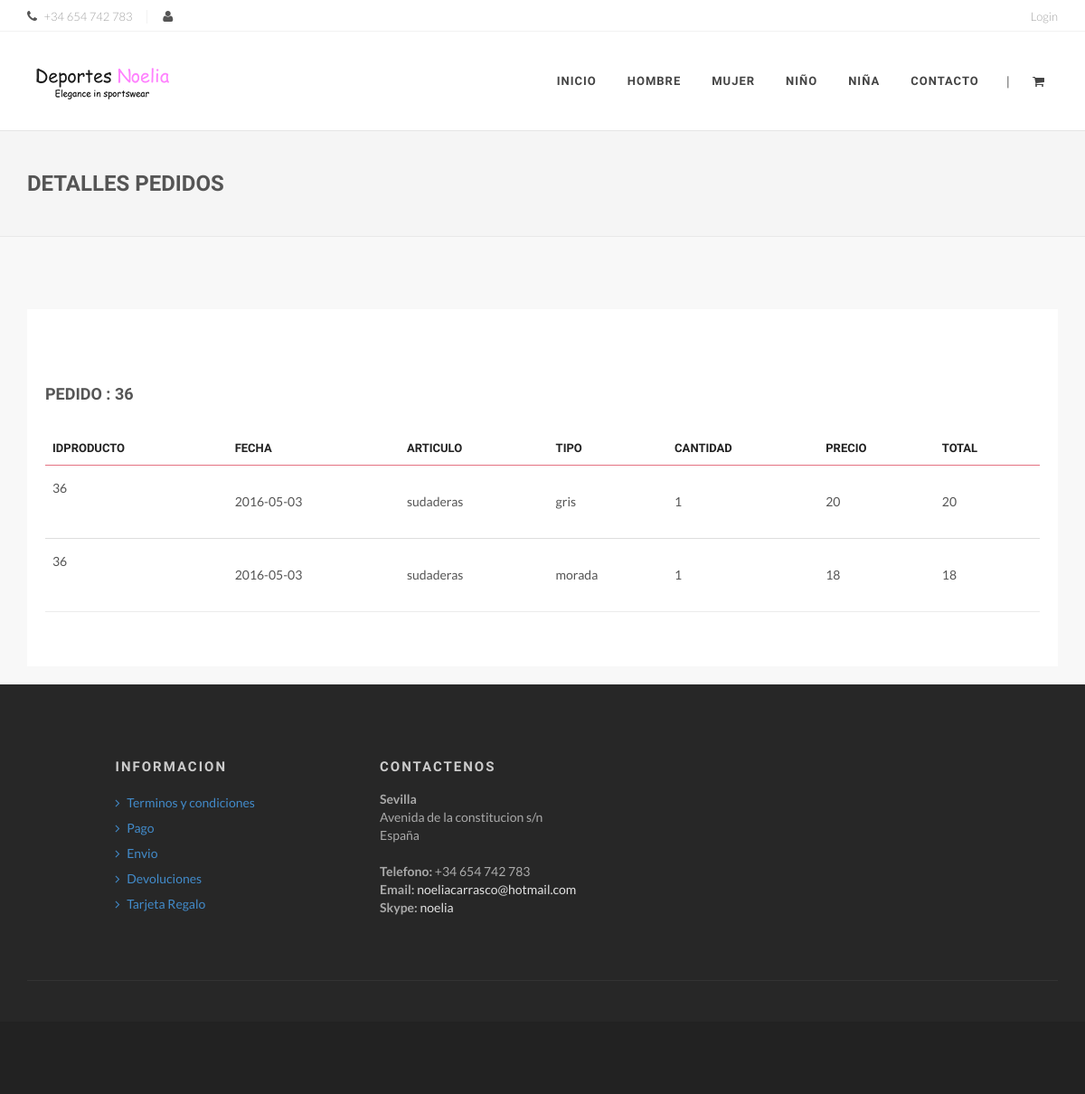
/Administrardetallespedidos.php?i=36, run on the app's committed database.
### tables this page shows
CREATE TABLE `detallespedido` (
  `IDPRODUCTO` int(11) NOT NULL,
  `IDPEDIDO` int(11) NOT NULL,
  `CANTIDAD` int(11) NOT NULL,
  `IMPORTE` double NOT NULL
);

CREATE TABLE `pedidos` (
  `IDPEDIDO` int(11) NOT NULL,
  `FECHA_ALTA` date NOT NULL,
  `IDUSUARIO` int(11) NOT NULL
);

CREATE TABLE `categorias` (
  `IDCATEGORIA` int(11) NOT NULL,
  `NOMBRE` varchar(25) NOT NULL
);

CREATE TABLE `productos` (
  `IDPRODUCTO` int(11) NOT NULL,
  `NOMBRE` varchar(25) NOT NULL,
  `PRECIO` decimal(6,2) NOT NULL,
  `STOCK` int(11) NOT NULL,
  `FOTO` varchar(25) NOT NULL,
  `IDCATEGORIA` int(11) NOT NULL,
  `DESCRIPCION` varchar(25) NOT NULL
);

### Administrardetallespedidos.php (the view, shortened to what this page needs)
<?PHP
include_once("./db_configuration.php");
    if(isset($_REQUEST['i'])){
        $idpedido = intval($_REQUEST['i']);
    }else{
        $idpedido = 0;
    }
		$connection = new mysqli($db_host, $db_user, $db_password, "deportes");
        $query = "SELECT p.IDPEDIDO AS Pedido, p.FECHA_ALTA AS Enviado, c.NOMBRE AS Articulo, pr.NOMBRE AS Tipo, dp.CANTIDAD AS Cantidad, dp.IMPORTE         AS PRECIO, (dp.CANTIDAD * dp.IMPORTE) AS Total FROM detallespedido dp, categorias c, pedidos p, productos pr WHERE c.IDCATEGORIA =                   pr.IDCATEGORIA AND p.IDPEDIDO = ".$idpedido." AND p.IDPEDIDO = dp.IDPEDIDO AND dp.IDPRODUCTO = pr.IDPRODUCTO";
		$detallespedidos=$connection->query($query);
        $detallepedido=null;
        $lista_detalles=[];
        do{
            if($detallepedido != null){
                array_push($lista_detalles, $detallepedido);
            }
        }while($detallepedido=$detallespedidos->fetch_object());
?>
<!DOCTYPE html>
<html>
<head>
    <link rel="stylesheet" href="assets/css/bootstrap.css" type="text/css" />
    <link rel="stylesheet" href="assets/css/font-awesome.min.css" type="text/css" />
    <link rel="stylesheet" href="assets/css/animate.css" type="text/css" />
    <link rel="stylesheet" href="assets/js/vendor/flexslider/flexslider.css" type="text/css" />
    <link rel="stylesheet" href="assets/js/vendor/magnific/magnific-popup.css" type="text/css" />
    <link rel="stylesheet" href="assets/js/vendor/owl/assets/owl.carousel.css" type="text/css" />
    <link rel="stylesheet" href="assets/js/vendor/bootstrap-select/css/bootstrap-select.min.css" type="text/css" />
    <link rel="stylesheet" href="assets/js/vendor/range-slider/css/styles.css" type="text/css" />
    <link rel="stylesheet" href="assets/js/vendor/touchspin/jquery.bootstrap-touchspin.css" type="text/css" />
    <link rel="stylesheet" href="assets/js/vendor/starrr/starrr.css" type="text/css" />
    <link rel="stylesheet" type="text/css" href="assets/js/vendor/rs-plugin/css/settings.css" media="screen" />
    <link rel="stylesheet" href="assets/js/vendor/animsition/css/animsition.min.css">
    <link rel="stylesheet" href="assets/css/style.css" type="text/css" />
</head>
<body>
    <div id="wrapper" class="clearfix animsition">
       <nav id="add-navbar">
            <div class="container clearfix">
                <ul class="pull-right">
					<?PHP
						if(!isset($_SESSION['IDUSUARIO'])){
					?>
                    <li><a href="login.php">Login</a></li>
					<?PHP
						}else{
					?>
                    <li><a href="disconnect.php">Logout</a></li>
					<?PHP
						}
					?>
                </ul>
                <ul class="divided">
                    <li><i class="fa fa-phone mr-5"></i> <span>+34 654 742 783</span></li>                    <li><i class="fa fa-user mr-5"></i> <span><?= $_SESSION['IDUSUARIO'] ?></span></li>
                </ul>
            </div>
        </nav>
        <header id="header" class="dark">
            <div id="header-wrap">
                <div class="container clearfix">
                    <div id="branding">
                        <a href="index.php" class="brand-normal"><img src="assets/images/logo-dark.png" alt="Minovate"></a>
                    </div>
					<nav id="main-navbar">
                       <ul>
                            <li><a href="index.php">Inicio</a></li>
                            <li><a href="#">Hombre</a>
                            </li>
                            <li><a href="#">Mujer</a>
                            </li>
                            <li><a href="#">Niño</a>
                            </li>
                            <li><a href="#">Niña</a>
                            </li>
                            <li><a href="contact.php">Contacto</a>
                            </li>
                        </ul>
                       <div id="shopping-cart">
                            <a href="#" id="shopping-cart-trigger"><i class="fa fa-shopping-cart"></i></a>
                        </div>
                        <div id="search-toggle"> <span class="divider">|</span></div>
                    </nav>
                </div>
            </div>
        </header>
         <section id="breadcrumbs" class="breadcrumbs">
            <div class="container clearfix">
                <h1>Detalles pedidos</h1>
        </section>
        <section id="content">
            <div class="content-wrap">
                <div class="container clearfix">
                    <div class="row">
                        <div class="col-md-12">
                            <div class="checkout">
                                <div class="row">
                                    <div class="col-md-12">
                                        <div class="row">
                                            <div class="col-md-4">
                                                <h4 class="mt-40">PEDIDO    : <?PHP echo $idpedido; ?> </h4>
                                            </div>
                                        </div>
                                        <div class="row">
                                            <div class="col-md-12">
                                                <div class="table-responsive">
                                                    <table class="table myTable">
                                                        <thead>
                                                            <tr>
                                                                <th>IDPRODUCTO</th>
                                                                <th>FECHA</th>
                                                                <th>ARTICULO</th>
                                                                <th>TIPO</th>
                                                                <th>CANTIDAD</th>
                                                                <th>PRECIO</th>
                                                                <th>TOTAL</th>
                                                            </tr>
                                                        </thead>
                                                        <tbody>
                                                        <?PHP
                                                            foreach($lista_detalles as $detallespedidos){
                                                        ?>
                                                            <tr>
                                                                <td class="product">
                                                                    <?=$detallespedidos->Pedido?>
                                                                </td>
                                                                <td class="product">
                                                                     <?=$detallespedidos->Enviado?>
                                                                </td>
                                                                <td class="product">
                                                                     <?=$detallespedidos->Articulo?>
                                                                </td>
                                                                <td class="product">
                                                                    <?=$detallespedidos->Tipo?>
                                                                </td>
                                                                <td class="product">
                                                                    <?=$detallespedidos->Cantidad?>
                                                                </td>
                                                                <td class="product">
                                                                    <?=$detallespedidos->PRECIO?>
                                                                </td>
                                                                <td class="product">
                                                                    <?=$detallespedidos->Total?>
                                                                </td>
                                                            </tr>
                                                        <?PHP
                                                            }
                                                        ?>
                                                        </tbody>
                                                    </table>
                                                </div>
                                             </div>
										</div>
                                    </div>
                                </div>
                            </div>
                        </div>
                    </div>
                </div>
        <footer id="footer">
            <div class="footer-main">
                <div class="container">
                    <div class="row">
                        <div class="col-md-3 col-md-offset-1">
                            <div class="widget widget-menu mb-0">
                                <h4><strong>Informacion</strong></h4>
                                <ul class="list-unstyled">
                                    <li><a href="#"><i class="fa fa-angle-right"></i> Terminos y condiciones</a></li>
                                    <li><a href="#"><i class="fa fa-angle-right"></i> Pago</a></li>
                                    <li><a href="#"><i class="fa fa-angle-right"></i> Envio</a></li>
                                    <li><a href="#"><i class="fa fa-angle-right"></i> Devoluciones</a></li>
                                    <li><a href="#"><i class="fa fa-angle-right"></i> Tarjeta Regalo</a></li>
                                </ul>
                            </div>
                        </div>
                        <div class="col-md-4">
                            <div class="widget widget-contact mt-20-md">
                                <h4><strong>Contactenos</strong> </h4>
                                <address>
                                    <strong>Sevilla</strong><br>
                                    Avenida de la constitucion s/n<br>
                                    España<br/><br/>
                                    <strong>Telefono:</strong> +34 654 742 783<br>
                                    <strong>Email:</strong> <a href="noeliacarrasco@hotmail.com">noeliacarrasco@hotmail.com</a><br>
                                    <strong>Skype:</strong> <a href="#">noelia</a>
                                </address>
                            </div>
                        </div>
                    </div>
                    <div class="line"></div>
                </div>
            </div>
            <div class="footer-bottom">
            </div>
        </footer>
    </div>
</body>
</html>

### data on the page
detallespedido: IDPEDIDO.IDPEDIDO "36", IDPEDIDO.FECHA_ALTA "2016-05-03", categorias.NOMBRE "sudaderas", IDPRODUCTO.NOMBRE "gris", CANTIDAD "1", IMPORTE "20", Total "20"
detallespedido: IDPEDIDO.IDPEDIDO "36", IDPEDIDO.FECHA_ALTA "2016-05-03", categorias.NOMBRE "sudaderas", IDPRODUCTO.NOMBRE "morada", CANTIDAD "1", IMPORTE "18", Total "18"

### other printed values
$idpedido "36"
